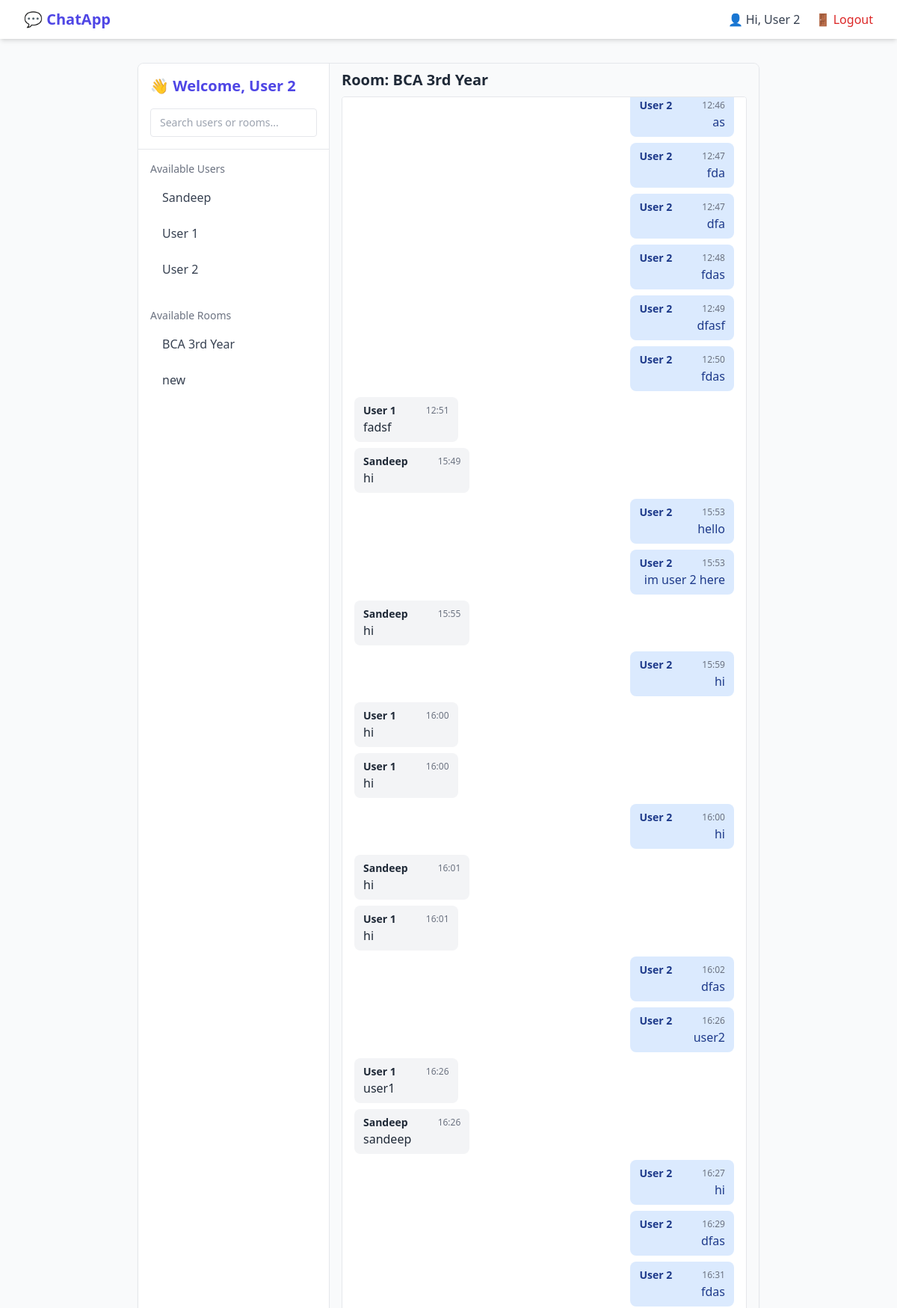
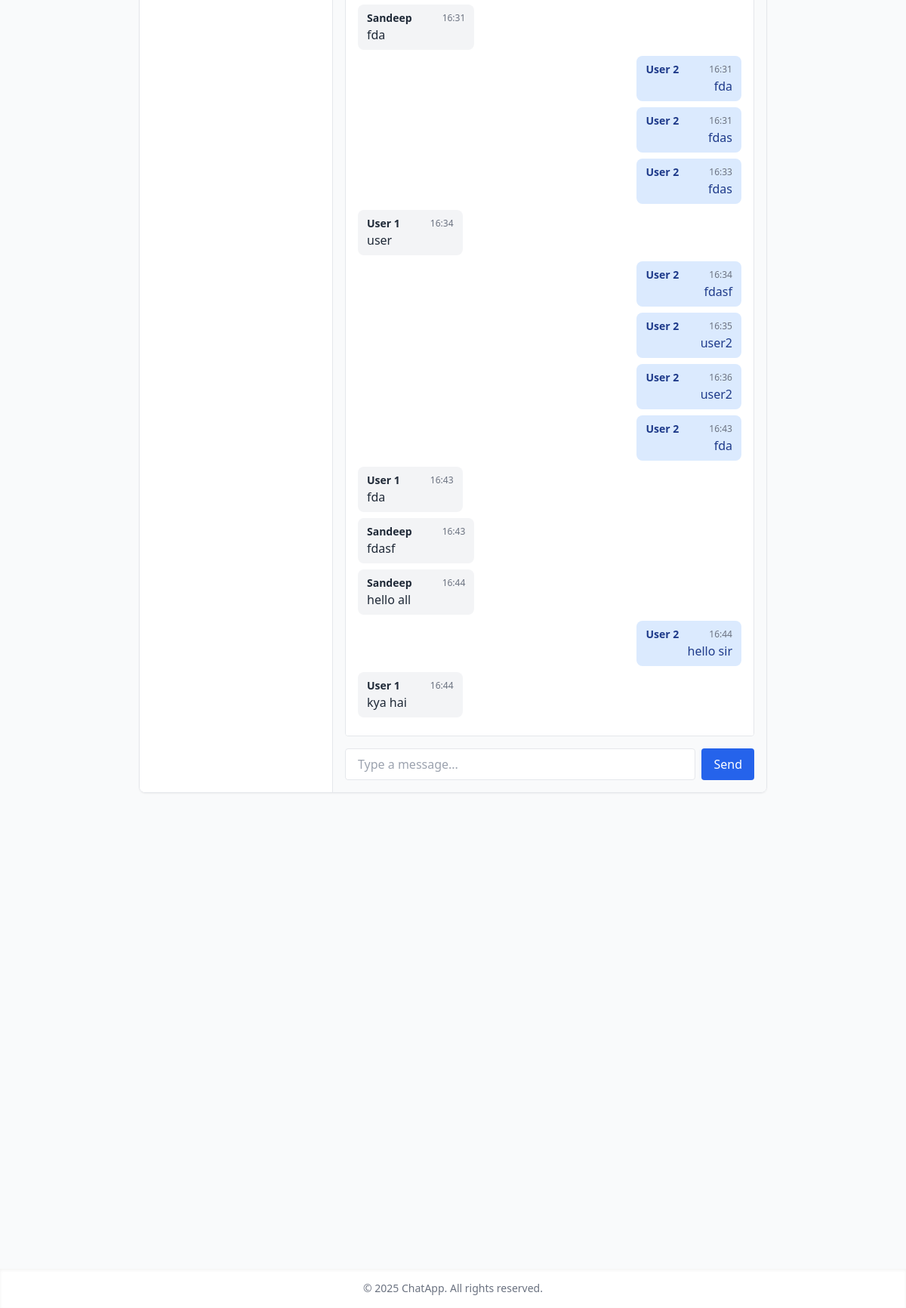
/?room=bca-3rd-year (signed in), run on the app's committed database (2 pictures, top to bottom).
### core/models.py (models this page shows, shortened)
class Room(models.Model):
    name = models.CharField(max_length=255, unique=True)
    slug = models.SlugField(unique=True, blank=True)
    created_by = models.ForeignKey(User, on_delete=models.CASCADE)
    created_at = models.DateTimeField(auto_now_add=True)

class Message(models.Model):
    room = models.ForeignKey(Room, on_delete=models.CASCADE, related_name='messages')
    user = models.ForeignKey(User, on_delete=models.CASCADE)
    content = models.TextField()
    timestamp = models.DateTimeField(auto_now_add=True)

### core/views.py (the view, shortened to what this page needs)
# urls.py: 2. Add a URL to urlpatterns:  path('', views.home, name='home')
@login_required
def home(request):
    storage = messages.get_messages(request)
    list(storage)
    rooms = Room.objects.all()
    users = User.objects.all()
    selected_room = None
    selected_user = None
    private_room = None
    chat_messages = []
    room_name = request.GET.get("room")
    user_name = request.GET.get("chat")
    if room_name:
        try:
            selected_room = Room.objects.get(slug=room_name)
            chat_messages = selected_room.messages.order_by('timestamp')[:50]
        except Room.DoesNotExist:
            messages.error(request, 'Selected room does not exist')
    return render(request, 'home.html', {
        'rooms': rooms,
        'users': users,
        'selected_room': selected_room,
        'selected_user': selected_user,
        'private_room': private_room,
        'messages': chat_messages,
        'error_message': messages.get_messages(request)
    })

### templates/home.html (shortened to what this page needs)
{% extends 'base.html' %} {% block content %}
<div class="flex h-[78vh] border rounded-lg overflow-hidden shadow-sm">
  <aside class="w-64 bg-white border-r overflow-y-auto">
    <div class="p-4 border-b">
      <h2 class="text-xl font-semibold text-indigo-600">👋 Welcome, {{ request.user.first_name }}</h2>
      <div class="mt-4 text-sm text-gray-600">
        <input
          type="text"
          id="search-input"
          placeholder="Search users or rooms..."
          class="w-full px-3 py-2 border rounded focus:outline-indigo-500"
        />
      </div>
    </div>
    <div class="p-4">
      <h3 class="text-sm font-medium text-gray-500 mb-2">Available Users</h3>
      <ul class="space-y-2">
        {% for user in users %}
        <a
          href="/?chat={{ user.username }}"
          class="block px-4 py-2 rounded text-gray-700 flex items-center justify-between group hover:bg-indigo-100"
        >
          {{ user.first_name }}
        </a>
        {% empty %}
        <li class="text-gray-400 text-sm">No users available</li>
        {% endfor %}
      </ul>
    </div>
    <div class="p-4">
      <h3 class="text-sm font-medium text-gray-500 mb-2">Available Rooms</h3>
      <ul class="space-y-2">
        {% for room in rooms %}
        <a
          href="/?room={{ room.slug }}"
          class="block px-4 py-2 rounded text-gray-700 flex items-center justify-between group hover:bg-indigo-100"
        >
          {{ room.name }}
        </a>
        {% empty %}
        <li class="text-gray-400 text-sm">No rooms available</li>
        {% endfor %}
      </ul>
    </div>
  </aside>
  <main class="flex-1 px-4 bg-gray-50 flex flex-col">
    {% if selected_room or private_room %} {% if selected_room %}
    <h2 class="text-xl font-bold my-2">Room: {{ selected_room.name }}</h2>
    {% else %}
    <h2 class="text-xl font-bold my-2">Chat with: {{ selected_user.first_name }}</h2>
    {% endif %}
    <div class="flex flex-col justify-between overflow-y-auto h-full mb-4">
      <div id="chat-box" class="border p-4 flex-1 overflow-y-scroll bg-white rounded mb-4 space-y-2">
        {% for msg in messages %}
        <div>
          {% if selected_room %} {% if msg.user %} {% if msg.user == request.user %}
          <div class="text-right">
            <div class="inline-block bg-blue-100 text-blue-900 px-3 py-2 rounded-lg">
              <div class="flex justify-between gap-10 items-center text-sm">
                <p class="font-semibold">{{ msg.user.first_name }}</p>
                <small class="text-gray-500 text-xs">{{ msg.timestamp|date:"H:i" }}</small>
              </div>
              <p>{{ msg.content }}</p>
            </div>
          </div>
          {% else %}
          <div class="text-left">
            <div class="inline-block bg-gray-100 text-gray-800 px-3 py-2 rounded-lg">
              <div class="flex justify-between gap-10 items-center text-sm">
                <p class="font-semibold">{{ msg.user.first_name }}</p>
                <small class="text-gray-500 text-xs">{{ msg.timestamp|date:"H:i" }}</small>
              </div>
              <p>{{ msg.content }}</p>
            </div>
          </div>
          {% endif %} {% else %}
          <div class="text-center">
            <p class="text-gray-500 text-xs italic">{{ msg.content }}</p>
          </div>
          {% endif %} {% endif %}
        </div>
        {% endfor %}
      </div>
      <form id="chat-form" class="flex gap-2">
        <input
          type="text"
          id="message-input"
          class="flex-1 border px-4 py-2 rounded"
          placeholder="Type a message..."
          autocomplete="off"
          required
        />
        <button type="submit" class="bg-blue-600 text-white px-4 py-2 rounded">Send</button>
      </form>
    </div>
    {% endif %}
  </main>
</div>
{% endblock %}

### templates/base.html (shortened to what this page needs)
{% load static %}
<!DOCTYPE html>
<html lang="en">
  <head>
    <script src="https://cdn.tailwindcss.com"></script>
  </head>
  <body class="bg-gray-50 text-gray-800 min-h-screen flex flex-col">
    <nav class="bg-white shadow-md">
      <div class="max-w-7xl mx-auto px-4 sm:px-6 lg:px-8 py-3 flex justify-between items-center">
        <div class="text-xl font-semibold text-indigo-600">
          <a href="{% url 'home' %}">💬 ChatApp</a>
        </div>
        <div class="space-x-4 text-sm sm:text-base">
           {% if user.is_authenticated %}
          <a href="{% url 'profile' %}" class="text-gray-700 hover:text-indigo-600">👤 Hi, {{ user.first_name }}</a>
          <a href="{% url 'logout' %}" class="text-red-600 hover:text-red-800">🚪 Logout</a>
          {% else %}
          <a href="{% url 'login' %}" class="text-indigo-600 hover:text-indigo-800">🔑 Login</a>
          <a href="{% url 'signup' %}" class="text-indigo-600 hover:text-indigo-800">👤 Signup</a>
          {% endif %}
        </div>
      </div>
    </nav>
    <main class="flex-grow">
      <div class="max-w-4xl mx-auto py-8 px-4 sm:px-6 lg:px-8">{% block content %}{% endblock %}</div>
    </main>
    <footer class="bg-white text-center text-sm py-4 text-gray-500 shadow-inner">
      © {{ year|default:2025 }} ChatApp. All rights reserved.
    </footer>
  </body>
</html>

### data on the page
Room: name "BCA 3rd Year"
Room: name "new"
Message: user.first_name "User 2", timestamp "12:46", content "as"
Message: user.first_name "User 2", timestamp "12:47", content "fda"
Message: user.first_name "User 2", timestamp "12:47", content "dfa"
Message: user.first_name "User 2", timestamp "12:48", content "fdas"
Message: user.first_name "User 2", timestamp "12:49", content "dfasf"
Message: user.first_name "User 2", timestamp "12:50", content "fdas"
Message: user.first_name "User 1", timestamp "12:51", content "fadsf"
Message: user.first_name "Sandeep", timestamp "15:49", content "hi"
Message: user.first_name "User 2", timestamp "15:53", content "hello"
Message: user.first_name "User 2", timestamp "15:53", content "im user 2 here"
Message: user.first_name "Sandeep", timestamp "15:55", content "hi"
Message: user.first_name "User 2", timestamp "15:59", content "hi"
Message: user.first_name "User 1", timestamp "16:00", content "hi"
Message: user.first_name "User 1", timestamp "16:00", content "hi"
Message: user.first_name "User 2", timestamp "16:00", content "hi"
Message: user.first_name "Sandeep", timestamp "16:01", content "hi"
Message: user.first_name "User 1", timestamp "16:01", content "hi"
Message: user.first_name "User 2", timestamp "16:02", content "dfas"
Message: user.first_name "User 2", timestamp "16:26", content "user2"
Message: user.first_name "User 1", timestamp "16:26", content "user1"
Message: user.first_name "Sandeep", timestamp "16:26", content "sandeep"
Message: user.first_name "User 2", timestamp "16:27", content "hi"
Message: user.first_name "User 2", timestamp "16:29", content "dfas"
Message: user.first_name "User 2", timestamp "16:31", content "fdas"
Message: user.first_name "Sandeep", timestamp "16:31", content "fda"
Message: user.first_name "User 2", timestamp "16:31", content "fda"
Message: user.first_name "User 2", timestamp "16:31", content "fdas"
Message: user.first_name "User 2", timestamp "16:33", content "fdas"
Message: user.first_name "User 1", timestamp "16:34", content "user"
Message: user.first_name "User 2", timestamp "16:34", content "fdasf"
Message: user.first_name "User 2", timestamp "16:35", content "user2"
Message: user.first_name "User 2", timestamp "16:36", content "user2"
Message: user.first_name "User 2", timestamp "16:43", content "fda"
Message: user.first_name "User 1", timestamp "16:43", content "fda"
Message: user.first_name "Sandeep", timestamp "16:43", content "fdasf"
Message: user.first_name "Sandeep", timestamp "16:44", content "hello all"
Message: user.first_name "User 2", timestamp "16:44", content "hello sir"
Message: user.first_name "User 1", timestamp "16:44", content "kya hai"

### other printed values
{{ user.first_name }} "User 2"
{{ request.user.first_name }} "User 2"
{{ user.first_name }} "Sandeep"
{{ user.first_name }} "User 1"
{{ year|default:2025 }} "2025"
